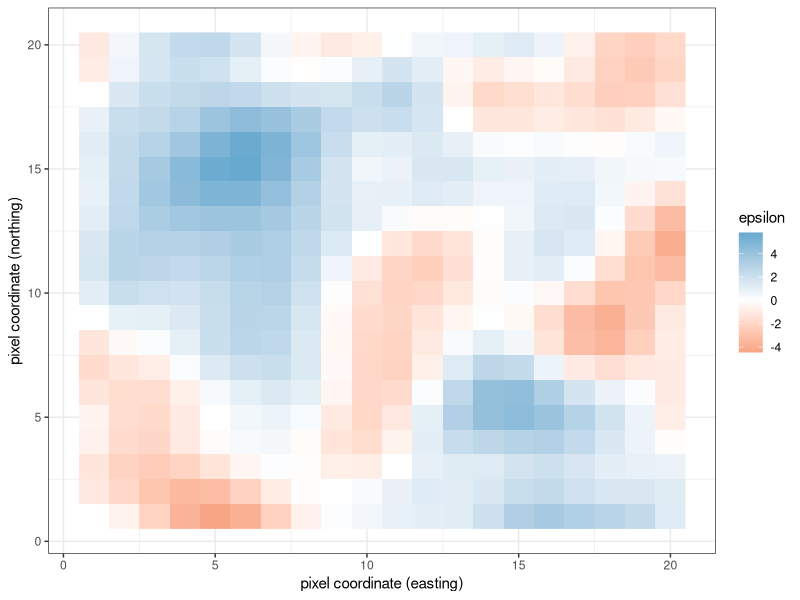
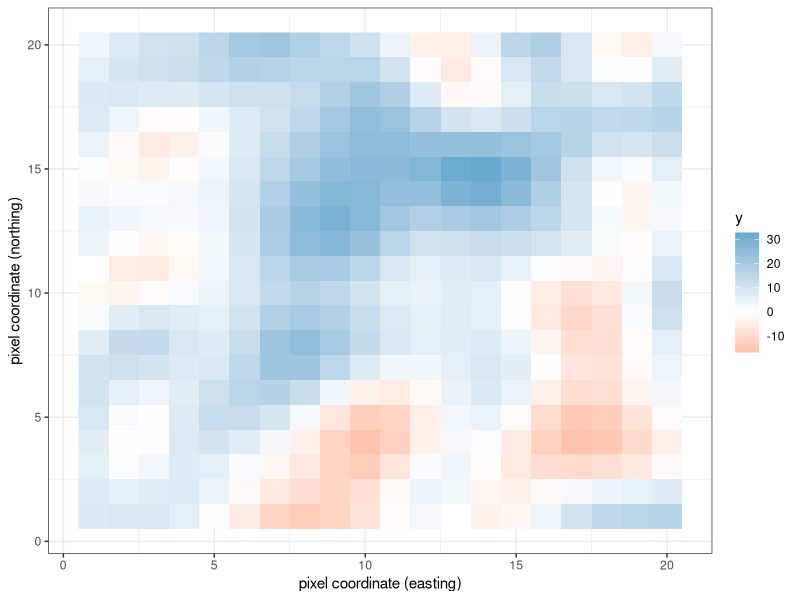

The R script that drew these images, in order: (Note: a time limit stopped this script after it produced the figures.)
## See https://voxeu.org/article/standard-errors-persistence
## and https://papers.ssrn.com/sol3/papers.cfm?abstract_id=3398303

library(data.table)
library(ggplot2)
library(MASS)

save_maps_single_simulation <- function(locations, distances, length_x1, length_epsilon, beta_x1) {

    covariance_x1 <- gaussian_kernel(distances, length=length_x1)
    covariance_epsilon <- gaussian_kernel(distances, length=length_epsilon)

    locations <- simulate_spatial_data(locations, covariance_x1, covariance_epsilon, beta_x1)

    p <- (ggplot(locations, aes(x=coord_x, y=coord_y, fill=epsilon)) +
          geom_raster() +
          scale_fill_gradient2("epsilon", low="#ef8a62", mid="white", high="#67a9cf", midpoint = 0) +
          xlab("pixel coordinate (easting)") +
          ylab("pixel coordinate (northing)") +
          theme_bw())
    filename <- "map_epsilon_single_simulation.png"  # TODO Put length epsilon in filename
    ggsave(filename=filename, plot=p, width=8, height=6, unit="in")

    p <- (ggplot(locations, aes(x=coord_x, y=coord_y, fill=y)) +
          geom_raster() +
          scale_fill_gradient2(low="#ef8a62", mid="white", high="#67a9cf", midpoint = 0) +
          xlab("pixel coordinate (easting)") +
          ylab("pixel coordinate (northing)") +
          theme_bw())
    filename <- "map_y_single_simulation.png"
    ggsave(filename=filename, plot=p, width=8, height=6, unit="in")
}

simulate_spatial_data <- function(locations, covariance_x1, covariance_epsilon, beta_x1) {
    locations$x1 <- mvrnorm(n=1, mu=rep(0, nrow(locations)), Sigma=covariance_x1)
    locations$epsilon <- mvrnorm(n=1, mu=rep(0, nrow(locations)), Sigma=covariance_epsilon)

    ## True regression function: y = X*beta + epsilon
    ## TODO Include an x2 in the true regression function, just to make it interesting?
    locations$y <- 10 + beta_x1*locations$x1 + locations$epsilon
    return(locations)
}

simulate_spatial_data_and_fit_model <- function(locations, covariance_x1, covariance_epsilon, beta_x1) {

    locations <- simulate_spatial_data(locations, covariance_x1, covariance_epsilon, beta_x1)

    model <- lm(y ~ x1, data=locations)
    summary(model)

    conf_interval <- as.vector(confint(model, "x1"))

    return(c(estimated_beta_x1=as.vector(coefficients(model)["x1"]),
             conf_interval_contains_beta_x1=(conf_interval[1] < beta_x1) & (conf_interval[2] > beta_x1)))

}

run_simulations <- function(locations, distances, length_x1, length_epsilon, beta_x1, n_sims) {

    covariance_x1 <- gaussian_kernel(distances, length=length_x1)
    covariance_epsilon <- gaussian_kernel(distances, length=length_epsilon)

    ## Variance-covariance matrix must be positive (semi-) definite
    all(eigen(covariance_epsilon)$epsilons > 0)

    simulations <- as.data.frame(t(replicate(n_sims, simulate_spatial_data_and_fit_model(locations, covariance_x1, covariance_epsilon, beta_x1))))
    simulations$length_epsilon <- length_epsilon

    return(simulations)
}

gaussian_kernel <- function(distance, sigma=2, length=5) {
    return(sigma^2 * exp(-distance^2 / (2 * length^2)))
}

## Quick and dirty spatial locations (points in a grid)
grid_width <- 20
locations <- expand.grid(coord_x=seq(1, grid_width), coord_y=seq(1, grid_width))

## Sample size for regressions is grid_width^2 = 400 points
dim(locations)
head(locations)

distances <- as.matrix(dist(locations[, c("coord_x", "coord_y")]))

## This is sqrt(2), the spatial distance from locations[1, ] to locations[22, ]
distances[1, 22]

beta_x1 <- 5

## Run a single simulation and visualize it
save_maps_single_simulation(locations, distances, length_x1=2, length_epsilon=2, beta_x1=beta_x1)

lengths_epsilon <- c(1/8, 0.25, 0.5, 1, 2, 4, 6, 8, 10)

simulations <- lapply(lengths_epsilon, function(length_epsilon) {
    run_simulations(locations, distances, length_x1=2, length_epsilon=length_epsilon, beta_x1=beta_x1, n_sims=500)
})

simulations <- do.call(rbind, simulations)

simulations$length_epsilon_subtitle <- sprintf("kernel length for epsilon: %s", simulations$length_epsilon)

p <- (ggplot(simulations, aes(x=estimated_beta_x1)) +
      geom_histogram(binwidth=0.1, color="black", fill="white") +
      geom_vline(xintercept=beta_x1, linetype=2, alpha=0.5) +
      facet_wrap(~ length_epsilon_subtitle) +
      ylab("") +
      theme_bw())
filename <- "sampling_distribution_beta_x1_with_varying_levels_of_spatial_correlation.png"
ggsave(filename=filename, plot=p, width=8, height=6, unit="in")

## Looks like estimated_beta_x1 is unbiased,
## but the 95% CI does not have anything close to 95% coverage
## when epsilon has a high degree of spatial correlation
summary(simulations)

simulations <- data.table(simulations)

coverage <- simulations[, list(pr_conf_interval_contains_beta_x1=mean(conf_interval_contains_beta_x1)), by=c("length_epsilon")]

p <- (ggplot(coverage, aes(x=length_epsilon, y=pr_conf_interval_contains_beta_x1)) +
      geom_point() +
      geom_hline(yintercept=0.95, linetype=2, alpha=0.5) +
      ylab("coverage of 95% confidence interval for beta") +
      xlab("kernel length for epsilon (controls spatial correlation)") +
      scale_y_continuous(breaks=seq(0, 1, 0.2), limits=c(0, 1)) +
      theme_bw())
filename <- "ci_coverage_for_beta_x1_with_varying_levels_of_spatial_correlation.png"
ggsave(filename=filename, plot=p, width=8, height=6, unit="in")

## TODO Test for spatial autocorrelation in errors

## TODO Bootstrap with spatial correlation?

## TODO Estimate kernel length by maximum likelihood?

## TODO Plot semi variogram (both of Y and of residuals!)
## What matters (for messing up CI coverage) is spatial correlation in residuals, not in X
